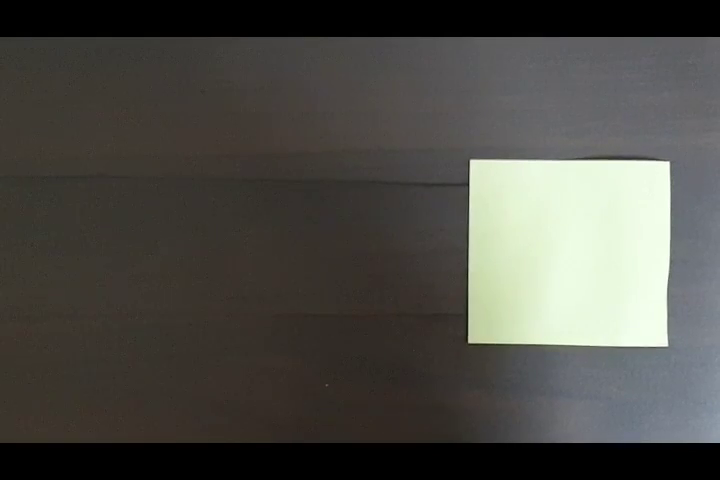
#> input picture frame 16 of hanium/raspi/opencv/place_check/move2.mp4, 720 x 480 px
$ python place_check.py
#> lines starting #> are read from the running program, lines starting #| are printed output that depends on the picture; after the words box and inside, x2 and y2 are one past the last pixel; in counts of white or black regions, pixels touching at a corner belong together
import cv2, time
import numpy as np


def correct_chk(correct_check):
    if ((correct_check[0] and correct_check[1] and
    correct_check[2] and correct_check[3]) == True):
        print('True')
        return True
    else:
        #print('F')
        return False


target = np.array([[276, 356], [475, 355], [276, 170], [474, 171]], np.int32)
target_rect = np.array([[475, 356],[475, 170],[276, 170], [276, 356]], np.int32)
cap = cv2.VideoCapture("move2.mp4")

#cap.set(3, 640)
#cap.set(4, 480)
while(cap.isOpened()):

    _, img = cap.read()
#> img is the input picture: shape (480, 720, 3); mean B, G, R 70.9, 76.1, 77.1
    #fps = cap.get(cv2.CAP_PROP_FPS)
    #delay = cap.get(cv2.CAP_PROP_POS_MSEC)
    #print('delay',delay)
    if (_):
        gray = cv2.cvtColor(img, cv2.COLOR_RGB2GRAY)
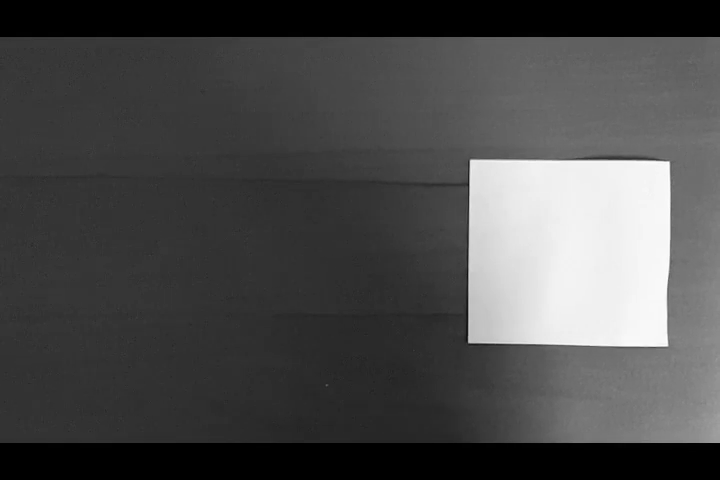
#> gray: shape (480, 720); min 0, max 255, mean 74.8
        corners = cv2.goodFeaturesToTrack(gray, 4, 0.1, 5, blockSize=3, useHarrisDetector=False, k=0.03)
#> corners = [[668, 162], [468, 342], [667, 345], [470, 160]]
        correct_check = [False, False, False, False]
        target_index = 0
        for corner in corners:
            if((tuple(corner[0]) == target[target_index]).all()):  # tuple(corner[0])= corner(x,y)
                correct_check[target_index]=True
            target_index = target_index + 1
            cv2.circle(img, tuple(corner[0]), 3, (0, 0, 255), 10)
#> this loop made 4 passes
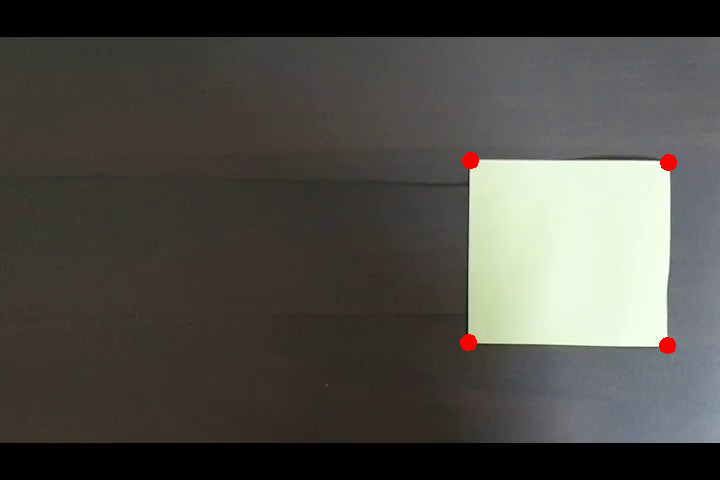
#> img: shape (480, 720, 3); 0.26% of pixels changed, all inside (x1, y1, x2, y2) = (460, 152, 677, 354)
#> after the loop, correct_check = [False, False, False, False]; target_index = 4

        if(correct_chk(correct_check)==True):
            print('Save motor steps') # multiprocess steps count OR motor active time
            cv2.putText(img, "Save motor steps", (10, 30),
                        cv2.FONT_HERSHEY_SIMPLEX, 0.6, (0, 255, 0), 2)

        img = cv2.polylines(img, [target_rect], True, (190, 252, 180), 5)
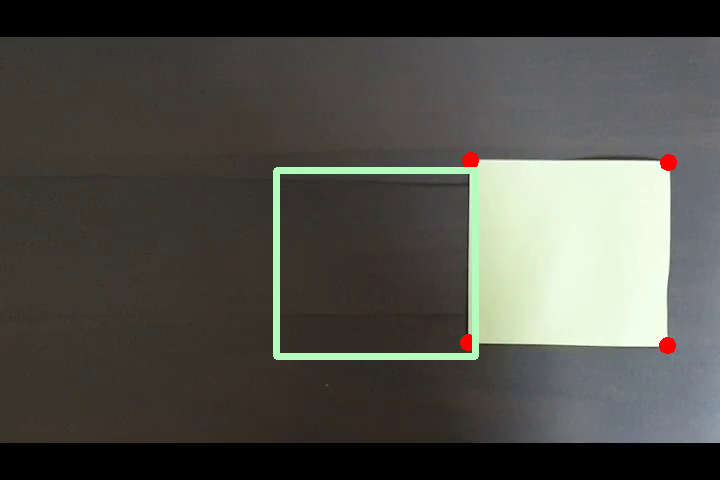
#> img: shape (480, 720, 3); 1.55% of pixels changed, all inside (x1, y1, x2, y2) = (273, 167, 479, 360)
        cv2.imshow('img', img)


        if cv2.waitKey(50) & 0xFF == ord('q'): break
#> (key q is pressed here)
    else:break
cap.release()
cv2.destroyAllWindows()

$ run again, starting later in the video
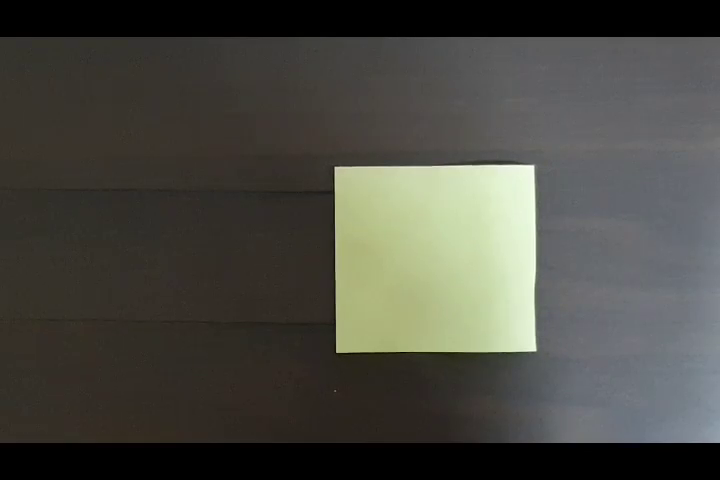
#> input picture frame 75 of hanium/raspi/opencv/place_check/move2.mp4, 720 x 480 px
#> img is the input picture: shape (480, 720, 3); mean B, G, R 66, 73, 73.3
#> corners = [[335, 167], [337, 351], [535, 350], [533, 166]]
#> the loop `for corner in corners:` made 4 passes
#> after the loop `for corner in corners:`:
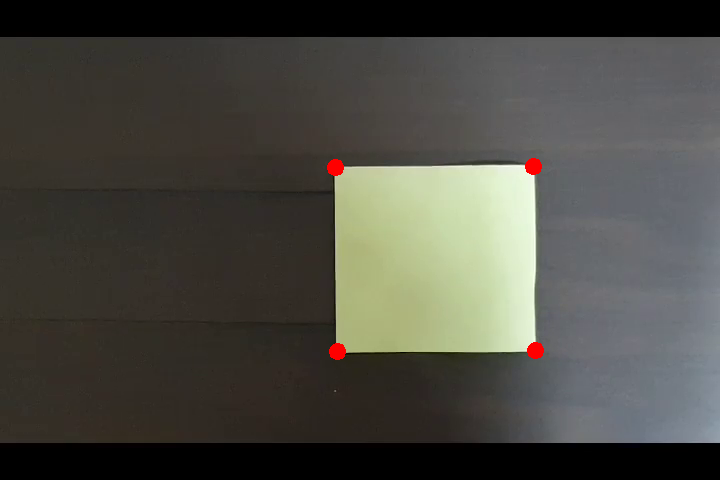
#> img: shape (480, 720, 3); 0.26% of pixels changed, all inside (x1, y1, x2, y2) = (327, 158, 544, 360)
#> after the loop `for corner in corners:`: correct_check = [False, False, False, False]; target_index = 4
#> `img = cv2.polylines(img, [target_rect], True, (190, 252, 180), 5)`:
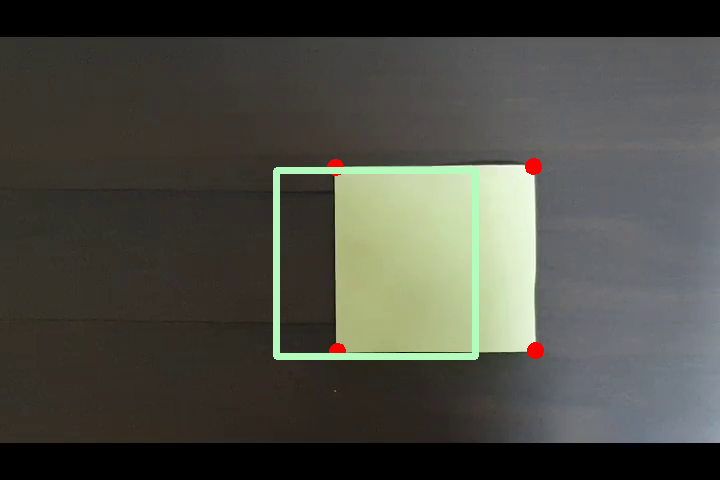
#> img: shape (480, 720, 3); 1.55% of pixels changed, all inside (x1, y1, x2, y2) = (273, 167, 479, 360)

$ run again, starting later in the video
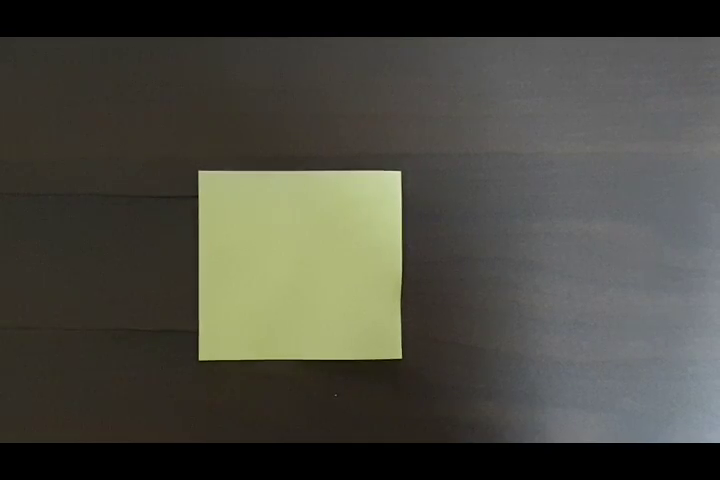
#> input picture frame 134 of hanium/raspi/opencv/place_check/move2.mp4, 720 x 480 px
#> img is the input picture: shape (480, 720, 3); mean B, G, R 63.3, 72.4, 72.9
#> corners = [[199, 359], [199, 171], [401, 357], [400, 171]]
#> the loop `for corner in corners:` made 4 passes
#> after the loop `for corner in corners:`:
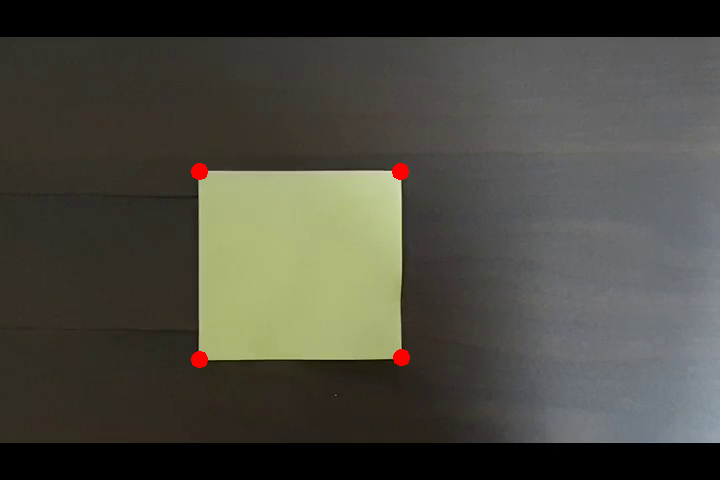
#> img: shape (480, 720, 3); 0.26% of pixels changed, all inside (x1, y1, x2, y2) = (191, 163, 410, 368)
#> after the loop `for corner in corners:`: correct_check = [False, False, False, False]; target_index = 4
#> `img = cv2.polylines(img, [target_rect], True, (190, 252, 180), 5)`:
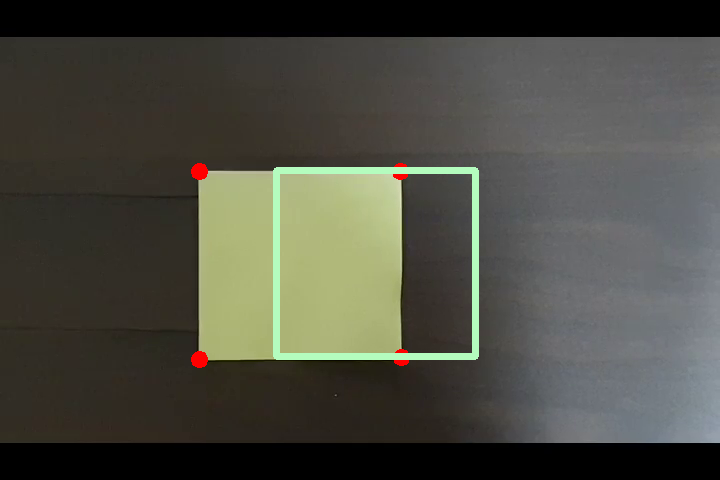
#> img: shape (480, 720, 3); 1.55% of pixels changed, all inside (x1, y1, x2, y2) = (273, 167, 479, 360)
